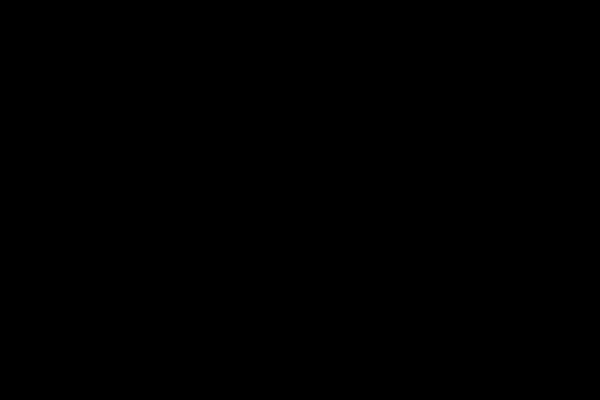
Frame 1 (no input)
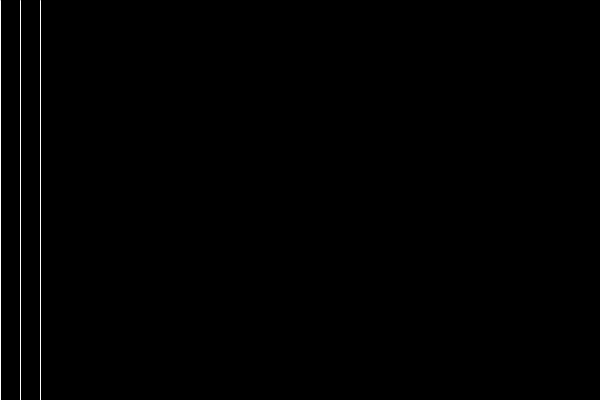
Frame 60 (the mouse pressed at the canvas centre just before this capture)
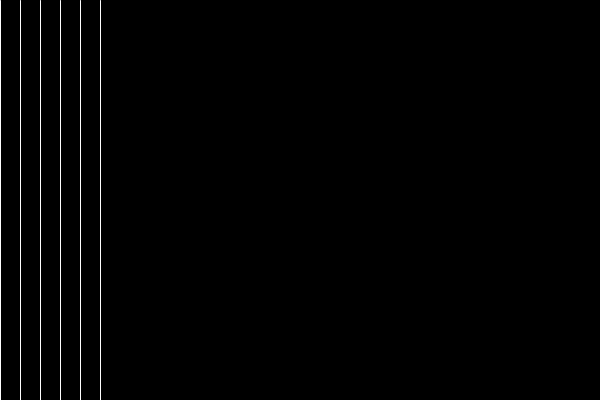
Frame 120 (the mouse held since frame 60 and released just before this capture)

The Processing sketch that drew these frames (run headless with seeded random() and noise(); from frame 60 on, the mouse is pressed at the canvas centre):

// Processing sketch: sketch_6_4_loop_animation
// ── sketch_6_4_loop_animation.pde
float frX=0; //flexible animation frame width, so that the while loop can meet exit condition.
int aSpeed=1; //control advancing speed


void setup () {
  size (600, 400);
}

void draw() {
  background(0);
  stroke(255);

  int x=0; //each time it draws, x needs to go back to 0 and start all over from left,
  //where frX continues to get bigger and bigger.
  while (x<frX) {         
    line(x, 0, x, height);    
    x=x+20;    //x can only be 0, 20, 40, 60, etc.
  }

  frX=frX+aSpeed;
}

/*
step 1 draw a background.
step 2 program goes inside the while loop, and draws a number of lines on a frame,
or it doesn't draw and comes out the loop and continue to increase endX until it hits the next increment of x.
 
The animations goes like this: frame 1 - one line, frame 2 - two lines, frame 3 - three lines, etc. refresh background inbetween. each frame.
*/
